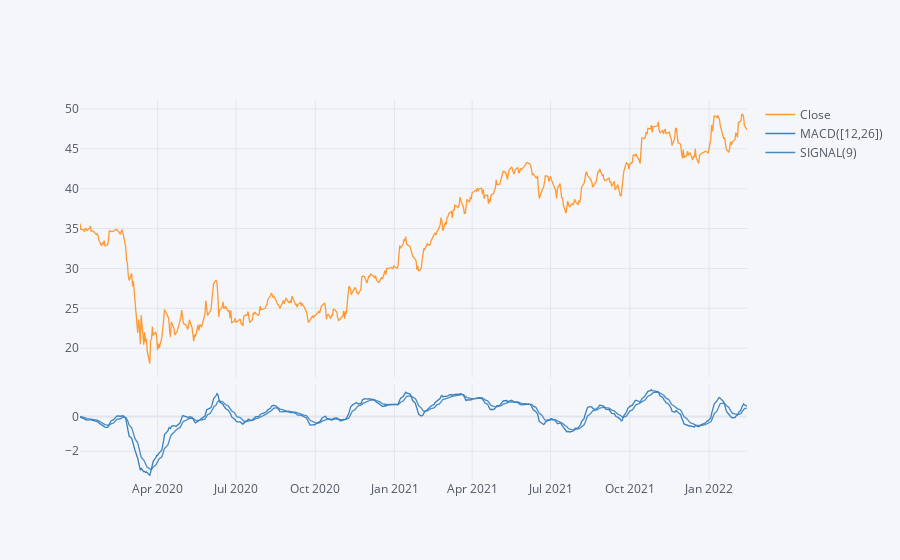

The notebook cell this image was saved under:
### Code cell
BAC[['Close']].loc['2020-01-01':'2023-01-1'].ta_plot(study='macd')

### Figure 1 — Plotly figure (JSON) as saved in the notebook; plotly's stock layout.template omitted (floating-point values rounded to 4 significant figures; data arrays with more than 128 entries replaced by an {"elided": "..."} marker saying what was removed)
{"data": [{"line": {"color": "rgba(255, 153, 51, 1.0)", "dash": "solid", "shape": "linear", "width": 1.3}, "mode": "lines", "name": "Close", "text": "", "type": "scatter", "x": {"elided": "535 str values"}, "xaxis": "x", "y": {"elided": "535 float values"}, "yaxis": "y"}, {"line": {"color": "rgba(55, 128, 191, 1.0)", "dash": "solid", "shape": "linear", "width": 1.3}, "mode": "lines", "name": "MACD([12,26])", "text": "", "type": "scatter", "x": {"elided": "535 str values"}, "xaxis": "x2", "y": {"elided": "535 float values"}, "yaxis": "y2"}, {"line": {"color": "rgba(55, 128, 191, 0.8999999999999999)", "dash": "solid", "shape": "linear", "width": 1.3}, "mode": "lines", "name": "SIGNAL(9)", "text": "", "type": "scatter", "x": {"elided": "535 str values"}, "xaxis": "x2", "y": {"elided": "535 float values"}, "yaxis": "y2"}], "layout": {"legend": {"bgcolor": "#F5F6F9", "font": {"color": "#4D5663"}}, "paper_bgcolor": "#F5F6F9", "plot_bgcolor": "#F5F6F9", "title": {"font": {"color": "#4D5663"}}, "xaxis": {"anchor": "y", "domain": [0, 1], "gridcolor": "#E1E5ED", "matches": "x2", "showgrid": true, "showticklabels": false, "tickfont": {"color": "#4D5663"}, "title": {"font": {"color": "#4D5663"}, "text": ""}, "zerolinecolor": "#E1E5ED"}, "xaxis2": {"anchor": "y2", "domain": [0, 1], "gridcolor": "#E1E5ED", "showgrid": true, "tickfont": {"color": "#4D5663"}, "title": {"font": {"color": "#4D5663"}, "text": ""}, "zerolinecolor": "#E1E5ED"}, "yaxis": {"anchor": "x", "domain": [0.27, 1], "gridcolor": "#E1E5ED", "showgrid": true, "tickfont": {"color": "#4D5663"}, "title": {"font": {"color": "#4D5663"}, "text": ""}, "zerolinecolor": "#E1E5ED"}, "yaxis2": {"anchor": "x2", "domain": [0, 0.25], "gridcolor": "#E1E5ED", "showgrid": true, "tickfont": {"color": "#4D5663"}, "title": {"font": {"color": "#4D5663"}, "text": ""}, "zerolinecolor": "#E1E5ED"}}}
